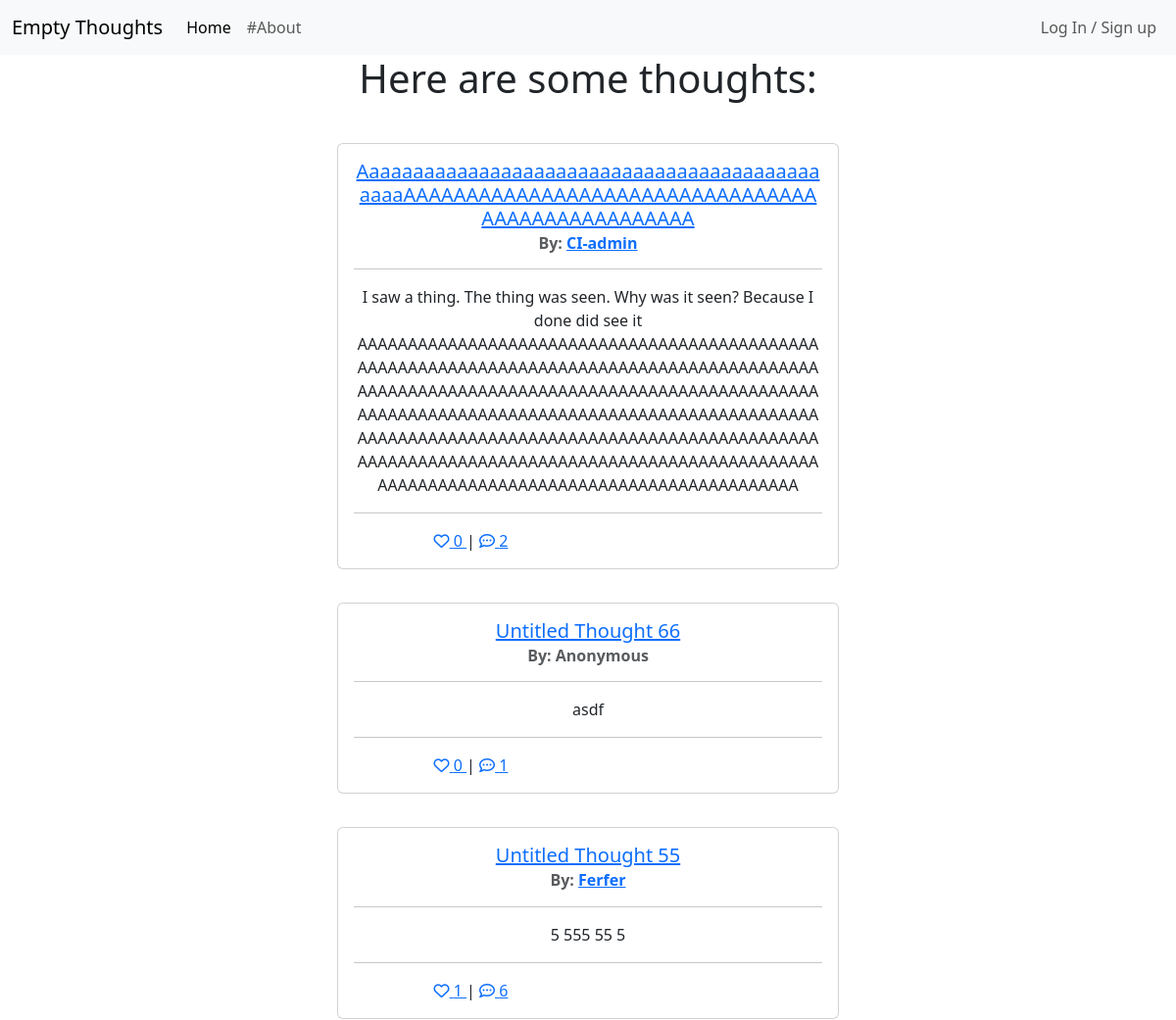
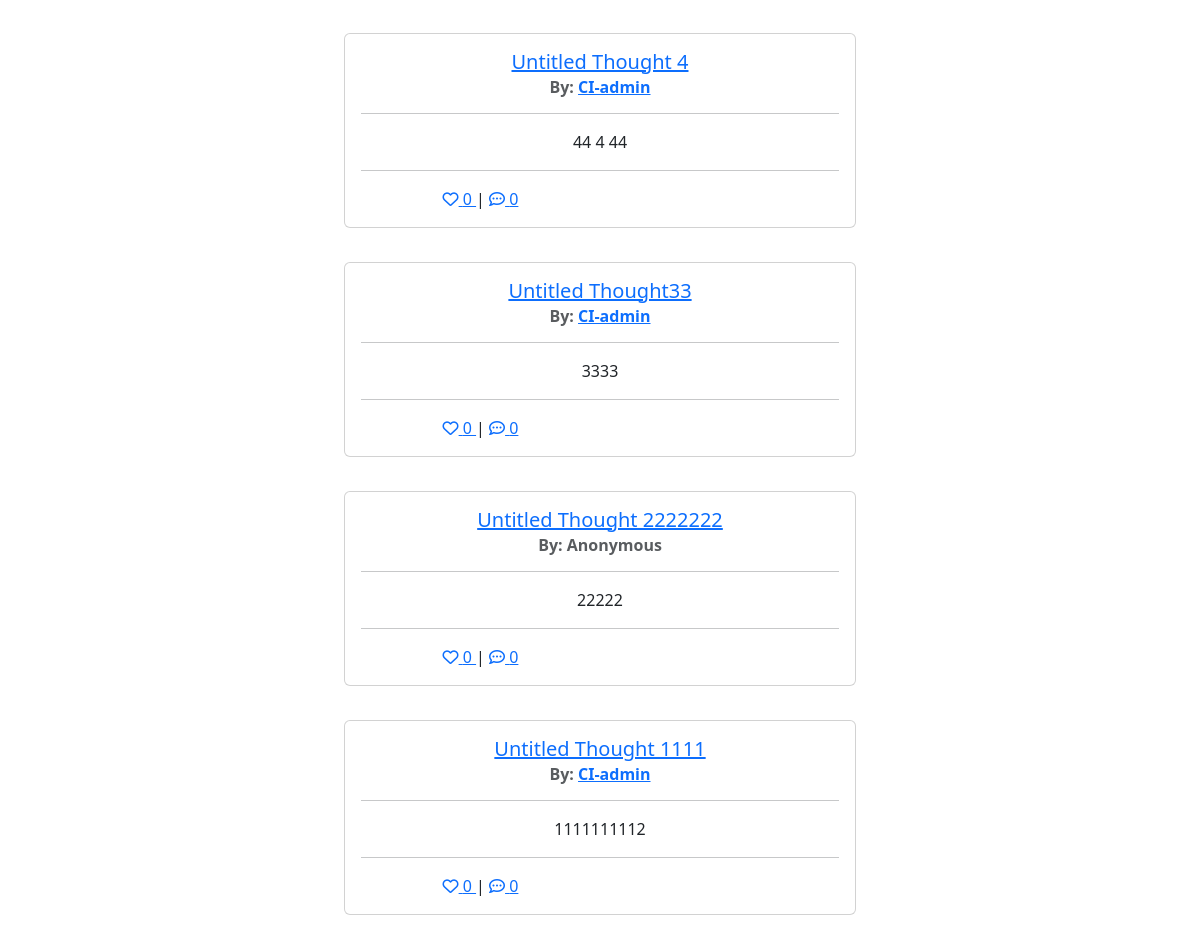
The app's page /, older data (2 pictures, top to bottom).
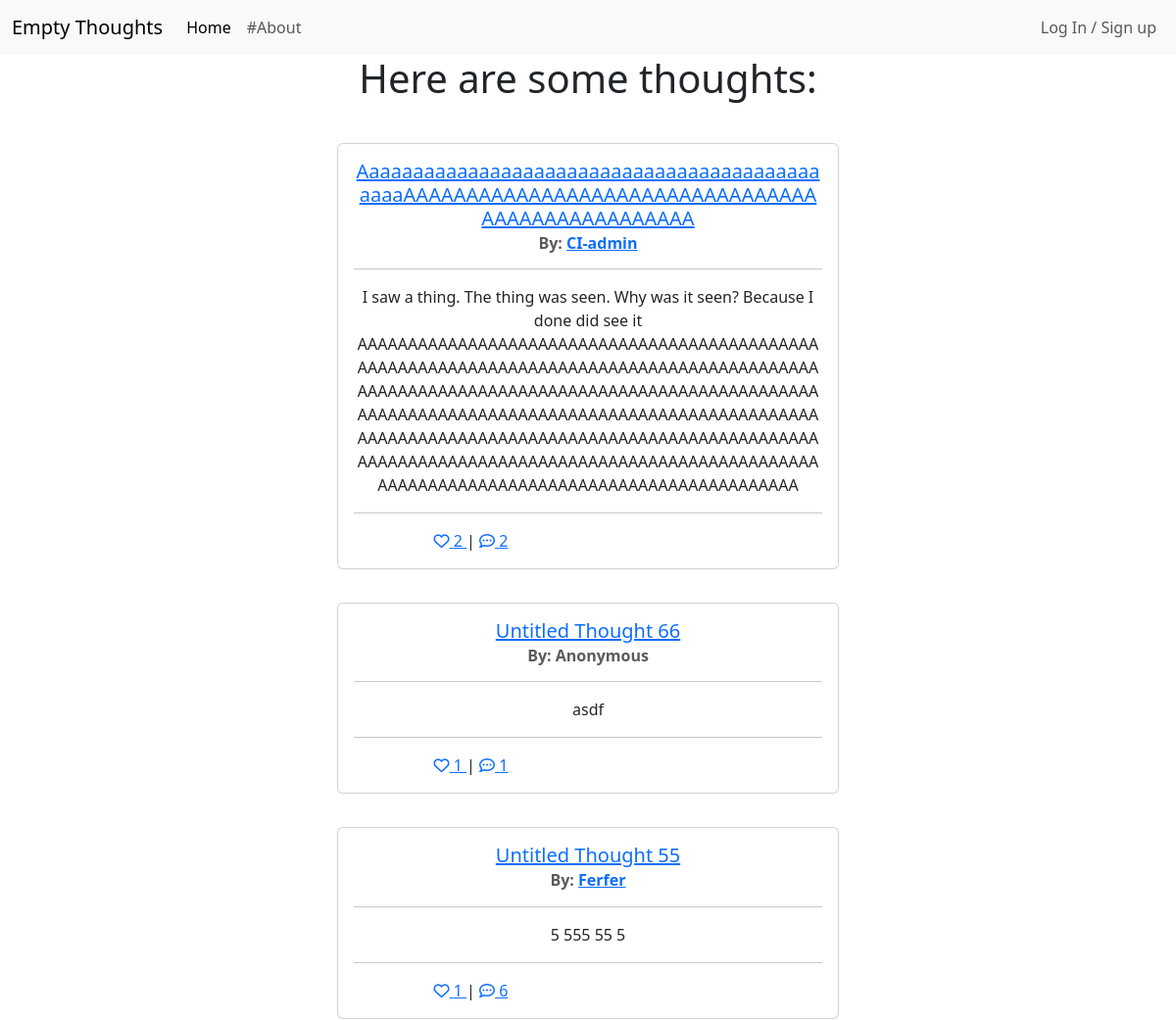
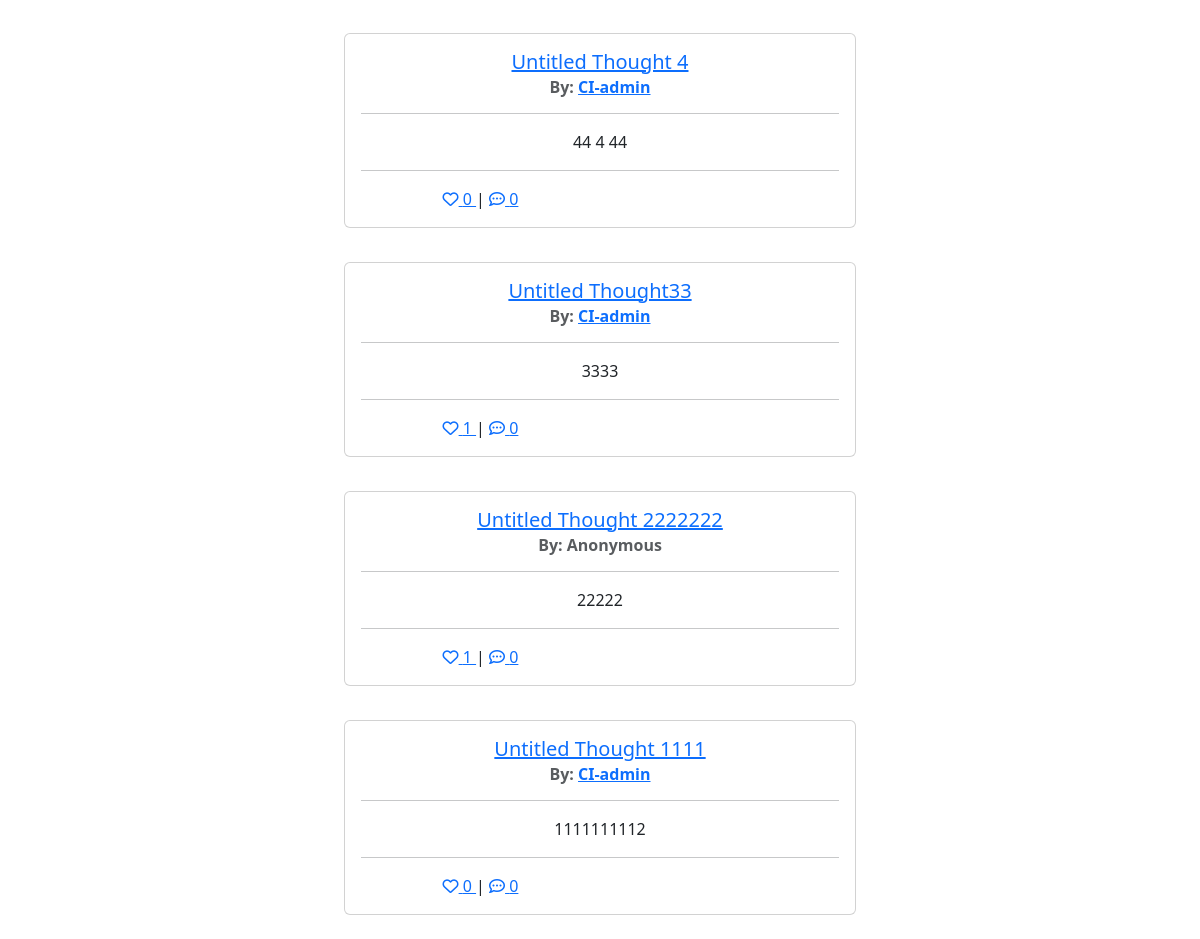
The same page, newer data (2 pictures, top to bottom).
### thoughts/models.py (models this page shows, shortened)
class Thought(models.Model):
    title = models.CharField(
        max_length=96, null=False, blank=False, default="Untitled Thought")
    author = models.ForeignKey(
        User,
        on_delete=models.CASCADE,
        related_name='thoughts'
        )
    content = models.TextField(max_length=400, null=False, blank=False)
    time = models.TimeField(default=timezone.now)
    anonymous = models.BooleanField(null=False, blank=False, default=True)
    date_created = models.DateTimeField(auto_now_add=True)
    date_updated = models.DateTimeField(auto_now=True)
    likes = models.ManyToManyField(
        User,
        related_name="thought_likes",
        blank=True
        )
    tags = models.ManyToManyField(Tag, blank=True)
    class Meta:
        ordering = ['-date_created']
    def number_of_likes(self):
        return self.likes.count()
    def number_of_comments(self):
        return self.comment_thought.count()

### thoughts/views.py (the view, shortened to what this page needs)
# urls.py: path('', views.ThoughtList.as_view(), name='home'),
class ThoughtList(generic.ListView):
    model = Thought
    queryset = Thought.objects.order_by('-date_created')
    template_name = 'thoughts/view_thoughts.html'
    paginate_by = 10

### templates/thoughts/view_thoughts.html (shortened to what this page needs)
{% extends 'base.html' %}
{% block content %}
{% load static %}
<div class="container text-center">
    <h1>Here are some thoughts:</h1>
    {% if user.is_authenticated %}
    <a href="/add">
        <button type="button" class="btn btn-primary btn-lg">Create new thought?</button>
    </a>
    {% else %}
    <br>
    {% endif %}
    {% for thought in thought_list %}
        <div class="card center">
            <div class="card-body">
                <h5 class="card-title">
                    <a href="/view/{{thought.id}}">
                    {{thought.title}}
                    </a>
                </h5>
                <h6 class="card-subtitle mb-2 text-body-secondary">
                    {% if thought.anonymous %}
                    <strong>By: Anonymous</strong>
                    {% else %}
                    <strong>By: <a href="/user/{{thought.author.pk}}">{{thought.author}}</a></strong>
                    {% endif %}</h6>
                <hr>
                <p class="card-text">{{thought.content}} </p>
                <hr>
                <div class="container-fluid">
                    <div class="row">
                        <div class="col">
                            <span class="">
                                <a href="/like/{{thought.id}}">
                            {% if request.user in thought.likes.all %}
                            <i class="fa-solid fa-heart"></i>
                            {% else %}
                            <i class="fa-regular fa-heart"></i>
                            {% endif %}
                            {{ thought.number_of_likes }} </a>|
                            <a href="/view/{{thought.id}}">
                                <i class="fa-regular fa-comment-dots"></i> {{ thought.number_of_comments }}
                            </a>
                            </span>
                        </div>
                    </div>
                </div>
            </div>
        </div>
        <br>
        {% empty %}
        <p>No thoughts, head empty...<br>
        Add new thought?</p>
    {% endfor %}
</div>
{%endblock%}

Row changes from the older to the newer data that the page shows:
changed Thought (number 1 of 7 on the later page): number_of_likes "0" → "2"
computed for Thought "Untitled Thought 66": number_of_likes "0" → "1"
computed for Thought "Untitled Thought33": number_of_likes "0" → "1"
computed for Thought "Untitled Thought 2222222": number_of_likes "0" → "1"
